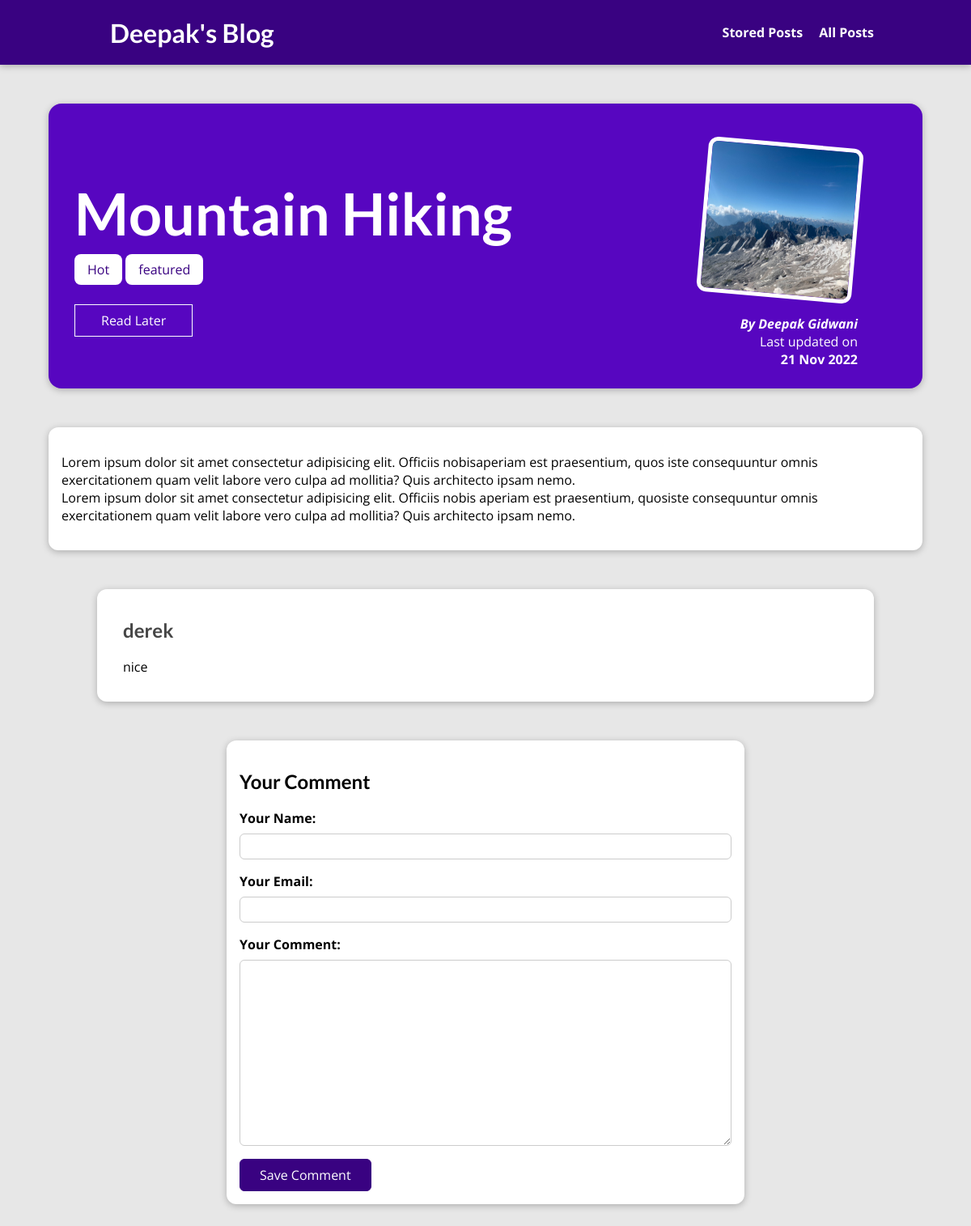
The page /posts/hike-in-the-mountains on the database its author committed.
### blog/models.py (models this page shows, shortened)
class Post(models.Model):
    title = models.CharField(max_length=150)
    excerpt = models.CharField(max_length=200)
    image = models.ImageField(upload_to="posts",null=True)
    date = models.DateField(auto_now=True)
    slug = models.SlugField(unique=True)
    content = models.TextField(validators=[MinLengthValidator(10)])
    author = models.ForeignKey("Author",on_delete=models.SET_NULL,null=True,related_name="posts")
    tags = models.ManyToManyField(Tag)

class Tag(models.Model):
    caption = models.CharField(max_length=20)

class Author(models.Model):
    first_name = models.CharField(max_length=100)
    last_name = models.CharField(max_length=100)
    email_address = models.EmailField()
    def __str__(self):
        return f"{self.first_name} {self.last_name}"

class Comment(models.Model):
    user_name = models.CharField(max_length=120)
    user_email = models.EmailField()
    text = models.TextField(max_length=400)
    post = models.ForeignKey("Post",on_delete=models.CASCADE,related_name="comments") # post delete m comment bhi delete ho jaye

### blog/views.py (the view, shortened to what this page needs)
# urls.py: path("posts/<slug:slug>",views.SinglePostView.as_view(), name="post-detail-page"),
class SinglePostView(View):
    def get(self,request,slug):
        context = self.common(slug)
        stored_posts = request.session.get("stored_posts")
        if stored_posts is not None:
            is_saved_for_later = context["post"].id in stored_posts
        else:
            is_saved_for_later = False
        context["saved_for_later"]=is_saved_for_later
        return render(request,"blog/post-detail.html",context)
    def common(self,slug):
        post = Post.objects.get(slug=slug)
        post_tags = post.tags.all()
        comment_form = CommentForm()
        comment = post.comments.all().order_by("-id")
        context = {
            "post":post,
            "post_tags":post_tags,
            "comment_form":comment_form,
            "comments":comment
        }
        return context

### blog/forms.py
class CommentForm(forms.ModelForm):
    class Meta:
        model = Comment
        exclude = ["post"]
        labels = {
            "user_name":"Your Name",
            "user_email":"Your Email",
            "text":"Your Comment"
        }

### blog/templates/blog/post-detail.html (shortened to what this page needs)
{% extends "base.html" %}
{% load static %}
{% block css_files %}
<link rel="stylesheet" href="{% static 'blog/post-detail.css' %}">
{% endblock %}
{% block content %}
<section id="summary">
    <h2>{{post.title}}</h2>
    <div>
        {% for tag in post_tags %}
            <span class="tag">{{tag.caption}}</span>
        {% endfor %}
    </div>
    <div id="read-later">
        <form action="{% url 'read-later' %}" method="POST">
            <button>
                {% if saved_for_later %}
                    Remove from "Read Later" List
                {% else %}
                    Read Later
                {% endif %}
            </button>
        </form>
    </div>
    <article>
        <img src="{{ post.image.url }}" alt="{{post.title}}">
        <address>By <a href="mailto:{{post.author.email_address}}">{{post.author}}</a></address>
        <div>Last updated on</div> <time>{{post.date|date:"d M Y"}}</time>
    </article>
</section>
<main>
    {{post.content|linebreaks}}
</main>
<section id="comments">
    <ul>
        {% for comment in comments %}
            <li>
                <h2>{{ comment.user_name }}</h2>
                <p>{{ comment.text|linebreaks }}</p>
            </li>
        {% endfor %}
        </ul>
</section>
<section id="comment-form">
    <h2>Your Comment</h2>
    <form action="{% url 'post-detail-page' post.slug %}" method="POST">
        {% for form_field in comment_form %}
            <div class="form-control">
                {{ form_field.label_tag }}
                {{ form_field }}
            </div>
        {% endfor %}
        <button>Save Comment</button>
    </form>
</section>
{% endblock content %}

### static/app.css (style rules this page uses)
* { box-sizing: border-box; }
html { font-family: 'Open Sans', 'Lato', sans-serif; }
body { margin: 0; }
h1, h2, h3 { font-family: 'Lato', sans-serif; font-weight: bold; }

### blog/static/blog/post-detail.css (style rules this page uses)
body { background-color: #e7e7e7; }
#summary { margin: 8rem auto 3rem auto; padding: 2rem; width: 90%; max-width: 90rem; border-radius: 16px; background-color: #5706c0; position: relative; box-shadow: 0 2px 8px rgba(0, 0, 0, 0.25); height: 22rem; }
#summary h2 { color: white; font-size: 4.5rem; margin-bottom: 1rem; }
#summary article { position: absolute; top: 2rem; right: 3rem; padding: 1rem 2rem; border-radius: 12px; text-align: right; color: white; }
#summary article img { width: 12rem; height: 12rem; border-radius: 12px; transform: rotateZ(5deg); border: 5px solid white; margin-bottom: 1rem; }
#summary address { font-weight: bold; }
#summary a { color: white; text-decoration: none; }
#summary time { font-weight: bold; }
#read-later { margin: 2rem 0; }
#read-later button { background-color: transparent; border: 1px solid white; padding: 0.5rem 2rem; font: inherit; color: white; cursor: pointer; }
main { width: 90%; max-width: 90rem; margin: 3rem auto; background-color: white; padding: 1rem; border-radius: 12px; box-shadow: 0 2px 8px rgba(0, 0, 0, 0.25); }
.tag { background-color: white; color: #390281; padding: 0.5rem 1rem; border-radius: 8px; }
#comment-form { margin: 3rem auto; width: 90%; max-width: 40rem; border-radius: 12px; background-color: white; box-shadow: 0 2px 8px rgba(0, 0, 0, 0.25); padding: 1rem; }
#comment-form button { font: inherit; background-color: #390281; color: white; border: 1px solid #390281; padding: 0.5rem 1.5rem; border-radius: 6px; cursor: pointer; }
.form-control { margin-bottom: 1rem; }
.form-control label { font-weight: bold; margin-bottom: 0.5rem; display: block; }
.form-control input, .form-control textarea { display: block; width: 100%; font: inherit; padding: 0.25rem; border-radius: 6px; border: 1px solid #ccc; }
#comments { margin: 3rem auto; width: 90%; max-width: 60rem; border-radius: 12px; background-color: white; box-shadow: 0 2px 8px rgba(0, 0, 0, 0.25); padding: 1rem 2rem; }
#comments ul { list-style: none; margin: 0; padding: 0; }
#comments li { margin-bottom: 1rem; border-bottom: 2px solid #ccc; }
#comments li:last-of-type { border-bottom: none; }
#comments h2 { color: #464646; }

### rows shown on the page
Post: title "Mountain Hiking", image (picture), author "Deepak Gidwani", date "21 Nov 2022", content "Lorem ipsum dolor sit amet consectetur adipisicing elit. Officiis nobisaperiam est praesentium, quos iste consequuntur omnis exercitationem quam velit labore vero culpa ad mollitia? Quis architecto ipsam nemo. Lorem ipsum dolor sit amet consectetur adipisicing elit. Officiis nobis aperiam est praesentium, quosiste consequuntur omnis exercitationem quam velit labore vero culpa ad mollitia? Quis architecto ipsam nemo."
Tag: caption "Hot"
Tag: caption "featured"
Comment: user_name "derek", text "nice"
